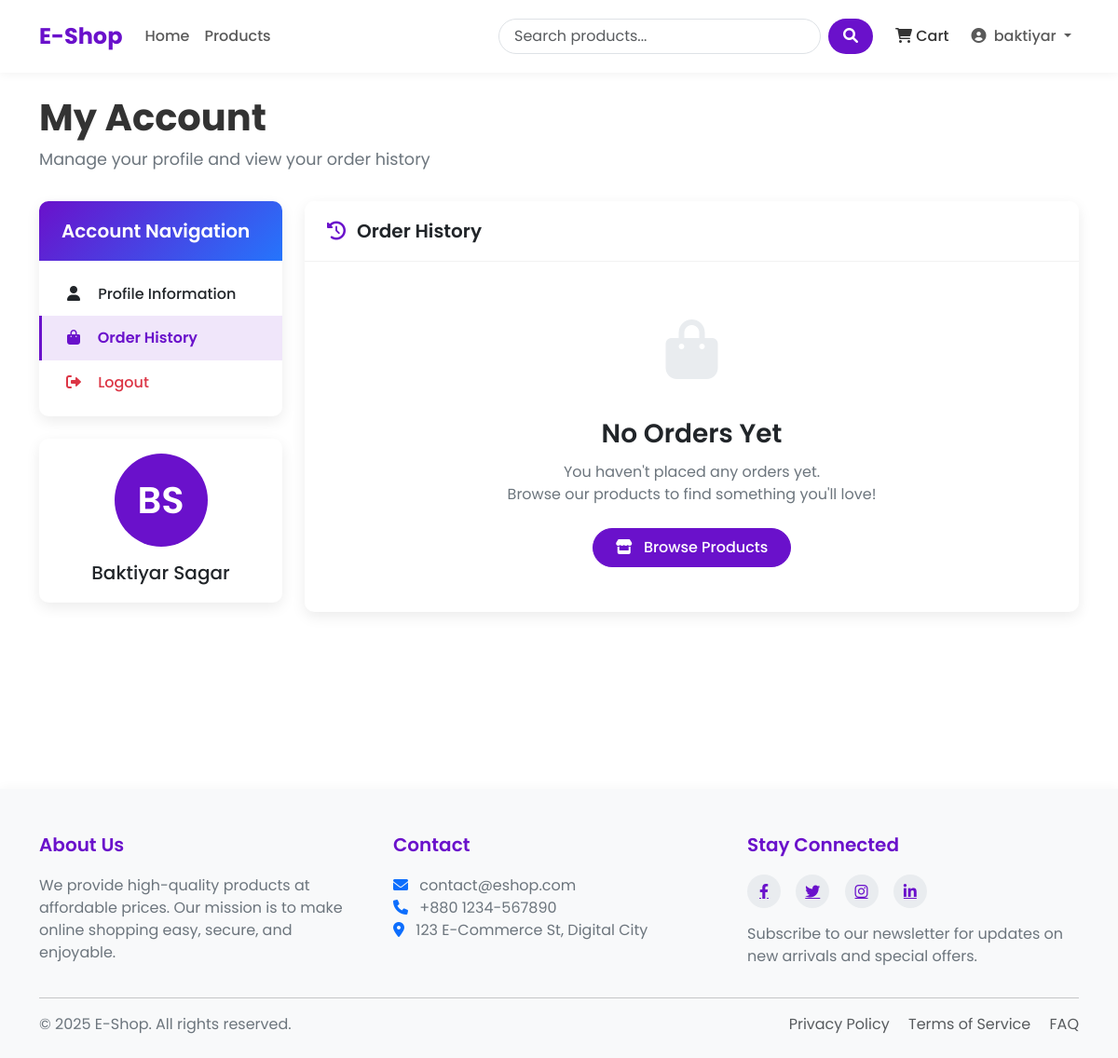
The app's page /profile/?tab=orders (signed in), older data.
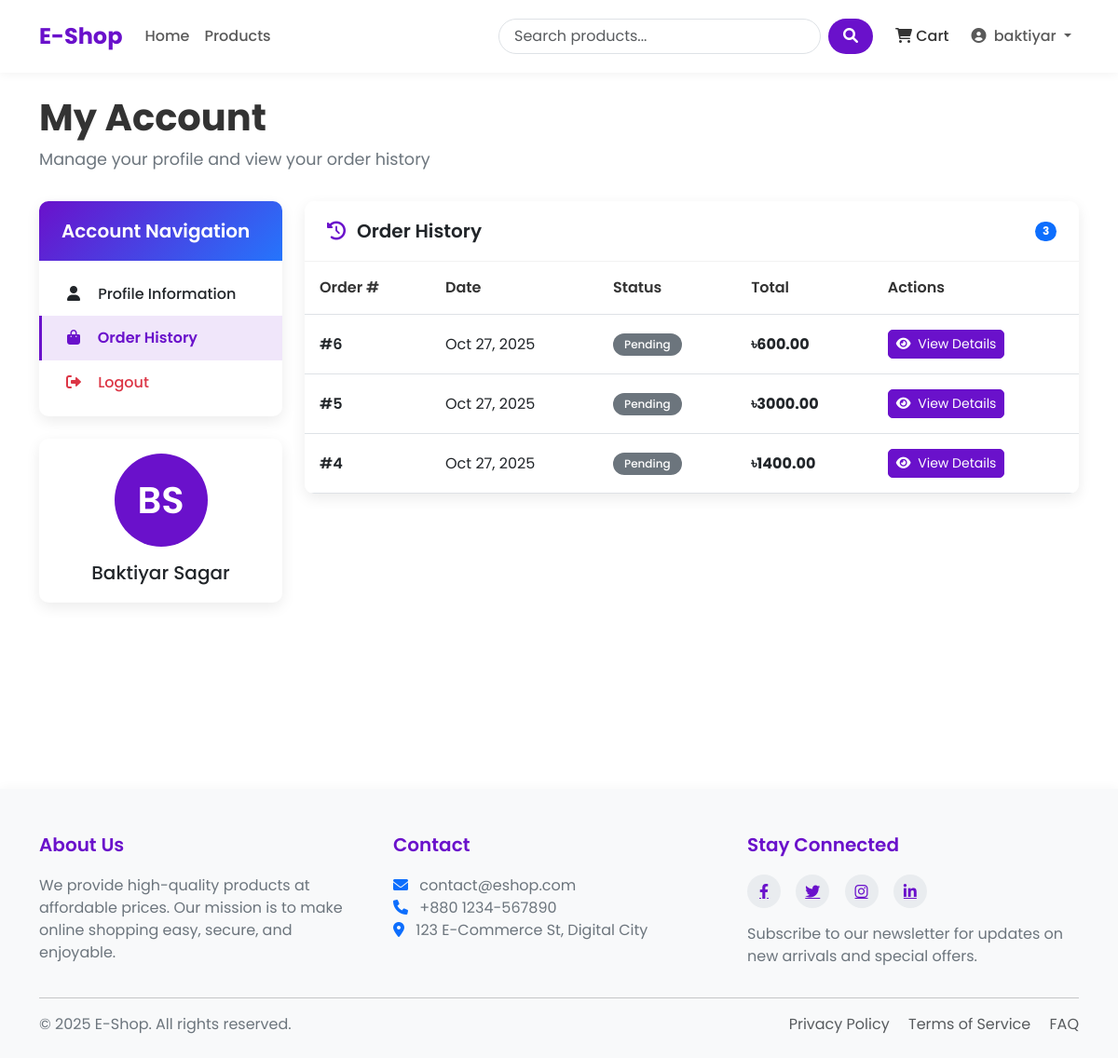
The same page, newer data.
### shop/models.py (models this page shows, shortened)
class Order(models.Model):
    STATUS = [
        ('pending','Pending'),
        ('processing', 'Processing'),
        ('shipped', 'Shipped'),
        ('delivered', 'Delivered'),
        ('canceled', 'Canceled'),
    ]
    user = models.ForeignKey(User, on_delete=models.CASCADE, related_name= 'orders')
    first_name = models.CharField(max_length=100)
    last_name = models.CharField(max_length=100)
    email = models.EmailField(max_length=100)
    address = models.TextField(max_length=100)
    postal_code = models.CharField(max_length=100)
    phone = models.CharField(max_length=100)
    city = models.CharField(max_length=100)
    note = models.TextField(max_length=100,  blank=True)
    paid = models.BooleanField(default=False)
    transaction_id = models.CharField(max_length=100 , blank=True, null=True)
    created_at = models.DateTimeField(auto_now_add=True)
    updated_at = models.DateTimeField(auto_now=True)
    status = models.CharField(max_length=10, choices=STATUS , default= 'pending')
    def get_total_cost(self):
        return sum(item.get_cost() for item in self.order_items.all())

class OrderItem(models.Model):
    order = models.ForeignKey(Order, on_delete=models.CASCADE, related_name= 'order_items')
    product = models.ForeignKey(Product, on_delete=models.CASCADE)
    quantity = models.PositiveBigIntegerField(default=1)
    price = models.DecimalField(max_digits=10, decimal_places=2)
    def get_cost(self):
        return self.quantity*self.product.price

class Product(models.Model):
    name = models.CharField(max_length=100)
    slug = models.SlugField(max_length=100, unique=True)
    category = models.ForeignKey(Category, on_delete=models.CASCADE, related_name ='products')
    description = models.TextField()
    price = models.DecimalField(max_digits=10, decimal_places=2)
    stock = models.PositiveIntegerField(default=1)
    available =  models.BooleanField(default=True)
    created_at = models.DateTimeField(auto_now_add=True)
    updated_at = models.DateTimeField(auto_now=True)
    image = models.ImageField(upload_to= 'products/%Y/%m/%d') # Product will save as (25-02-2025)

### shop/views.py (the view)
# urls.py: path('profile/', views.profile, name="profile"),
@login_required
def profile(request):
    tab = request.GET.get('tab')
    orders = models.Order.objects.filter(user=request.user).order_by('-created_at')
    completed_orders = orders. filter(status = 'delivered').count()
    total_spent = sum(order.get_total_cost() for order in orders if order.paid)
    order_history_active = (tab == 'orders')
    return render(request, 'shop/profile.html', {
        'user' : request.user,
        'orders' : orders,
        'order_history_active' : order_history_active,
        'completed_orders' : completed_orders,
        'total_spent' : total_spent})

### shop/context_processors.py (called while the page is built)
def cart_items_count(request):
    if request.user.is_authenticated:
        try:
            cart = Cart.objects.get(user = request.user)
            return {'cart_items_count': cart.get_total_item()}
        except Cart.DoesNotExist:
            return {'cart_items_count': 0}
    return {'cart_items_count': 0}

### shop/models.py (called while the page is built)
    def get_total_item(self):
        return sum(item.quantity for item in self.items.all())

### templates/shop/profile.html (shortened to what the changed rows need)
{% extends 'base.html' %}
{% block content %}
<div class="profile-container">
    <div class="profile-header">
        <h1 class="profile-title">My Account</h1>
    </div>
    <div class="row">
        <div class="col-lg-9">
            {% if order_history_active %}
            <div class="content-card card">
                <div class="card-header d-flex justify-content-between align-items-center">
                    <h5 class="mb-0"><i class="fas fa-history"></i> Order History</h5>
                    {% if orders %}
                    <span class="badge bg-primary rounded-pill">{{ orders|length }}</span>
                    {% endif %}
                </div>
                <div class="card-body p-0">
                    {% if orders %}
                        <div class="table-responsive">
                            <table class="table order-table mb-0">
                                <thead>
                                    <tr>
                                        <th>Order #</th>
                                        <th>Date</th>
                                        <th>Status</th>
                                        <th>Total</th>
                                        <th>Actions</th>
                                    </tr>
                                </thead>
                                <tbody>
                                    {% for order in orders %}
                                    <tr>
                                        <td class="order-id">#{{ order.id }}</td>
                                        <td>{{ order.created_at|date:"M d, Y" }}</td>
                                        <td>
                                            <span class="status-badge badge {% if order.status == 'delivered' %}bg-success{% elif order.status == 'shipped' %}bg-info{% elif order.status == 'processing' %}bg-primary{% elif order.status == 'canceled' %}bg-danger{% else %}bg-secondary{% endif %}">
                                                {{ order.get_status_display }}
                                            </span>
                                        </td>
                                        <td class="fw-bold">৳{{ order.get_total_cost }}</td>
                                        <td>
                                            <button type="button" class="btn btn-sm btn-primary view-btn" data-bs-toggle="modal" data-bs-target="#orderModal{{ order.id }}">
                                                <i class="fas fa-eye me-1"></i> View Details
                                            </button>
                                        </td>
                                    </tr>
                                    {% endfor %}
                                </tbody>
                            </table>
                        </div>
                    {% else %}
                        <div class="empty-orders">
                            <div class="empty-icon">
                                <i class="fas fa-shopping-bag"></i>
                            </div>
                            <h3 class="empty-title">No Orders Yet</h3>
                            <p class="empty-message">You haven't placed any orders yet.<br>Browse our products to find something you'll love!</p>
                            <a href="{% url 'product_list' %}" class="btn btn-primary browse-btn">
                                <i class="fas fa-store me-2"></i> Browse Products
                            </a>
                        </div>
                    {% endif %}
                </div>
            </div>
            {% endif %}
        </div>
    </div>
</div>
{% endblock %}

Row changes from the older to the newer data that the page shows:
added Order: id "6", created_at "Oct 27, 2025", status "Pending", get_total_cost "600.00"
added Order: id "5", created_at "Oct 27, 2025", status "Pending", get_total_cost "3000.00"
added Order: id "4", created_at "Oct 27, 2025", status "Pending", get_total_cost "1400.00"
Text that changed along with them:
{{ orders|length }}: (not shown) → "3"
text no longer shown: "No Orders Yet You haven't placed any orders yet. Browse our products to find something you'll love! Browse Products"
text now shown: "Order # Date Status Total Actions"
